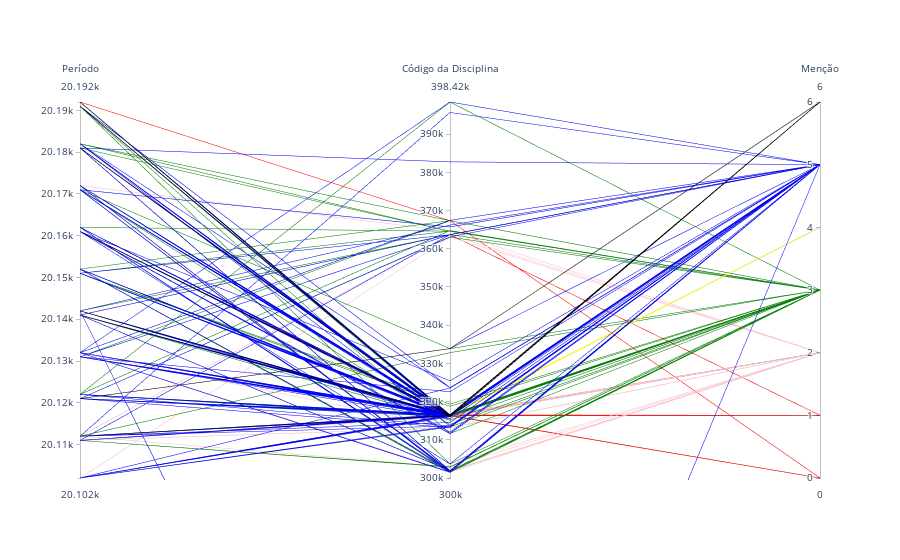

Notebook source saved alongside this figure:
### Markdown cell above
### Visualization based on Parallel Coordinates

### Code cell
fig = go.Figure(data=
    go.Parcoords(
        line = dict(color = precdf['mencao'],
                     colorscale=["red","red","pink","green","yellow","blue","black"]),
        dimensions = list([
            dict(range = [20102,20192],
                label = 'Período', values = precdf['periodo']),
            dict(range = [300000,398420],
                label = 'Código da Disciplina', values = precdf['codigo_disciplina']),
            dict(range = [0,6],
                label = 'Menção', values = precdf['mencao'])
        ])
    )
)

fig.update_layout(
    plot_bgcolor = 'white',
    paper_bgcolor = 'white'
)
fig.show()

#parallel_coordinates(precdf,'Menção',color=('#556270', '#4ECDC4', '#C7F464','#000000','#AAAAAA'))
#plt.xlabel("Each Component of X is Shown on its Own Vertical Axis")
#plt.ylabel("Values")
#plt.title("Finding the Optimal Value of X")
#plt.show()

### Figure 1 — Plotly figure (JSON) as saved in the notebook; plotly's stock layout.template omitted (floating-point values rounded to 4 significant figures; data arrays with more than 128 entries replaced by an {"elided": "..."} marker saying what was removed)
{"data": [{"dimensions": [{"label": "Período", "range": [20102, 20192], "values": {"elided": "913 int values"}}, {"label": "Código da Disciplina", "range": [300000, 398420], "values": {"elided": "913 int values"}}, {"label": "Menção", "range": [0, 6], "values": {"elided": "913 int values"}}], "line": {"color": {"elided": "913 int values"}, "colorscale": [[0, "red"], [0.1667, "red"], [0.3333, "pink"], [0.5, "green"], [0.6667, "yellow"], [0.8333, "blue"], [1, "black"]]}, "type": "parcoords"}], "layout": {"paper_bgcolor": "white", "plot_bgcolor": "white"}}
